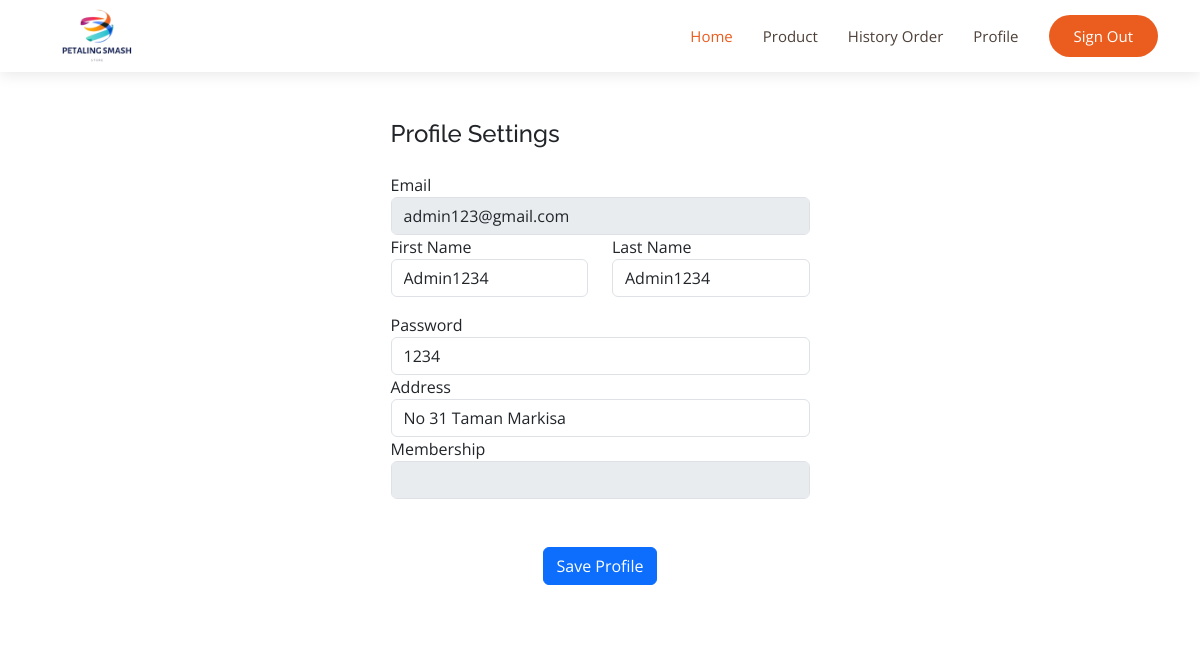
Page /pro/view_profile.php (signed in) on the committed database.
### tables this page shows
CREATE TABLE `user` (
  `user_id` int(11) NOT NULL,
  `first_name` varchar(200) NOT NULL,
  `last_name` varchar(200) NOT NULL,
  `email` varchar(200) NOT NULL,
  `password` varchar(200) NOT NULL,
  `address` varchar(200) NOT NULL,
  `level_id` int(11) NOT NULL,
  `membership` varchar(200) NOT NULL
);

### pro/view_profile.php (the view, shortened to what this page needs)
<?php
	include('../db.php');
?>
<!DOCTYPE html>
<html lang="en">
<head>
  <link href="../assets/vendor/aos/aos.css" rel="stylesheet">
  <link href="../assets/vendor/bootstrap/css/bootstrap.min.css" rel="stylesheet">
  <link href="../assets/vendor/bootstrap-icons/bootstrap-icons.css" rel="stylesheet">
  <link href="../assets/vendor/boxicons/css/boxicons.min.css" rel="stylesheet">
  <link href="../assets/vendor/glightbox/css/glightbox.min.css" rel="stylesheet">
  <link href="../assets/vendor/swiper/swiper-bundle.min.css" rel="stylesheet">
  <link href="../assets/css/style.css" rel="stylesheet">
</head>
<body>
  <header id="header" class="fixed-top d-flex align-items-center">
    <div class="container d-flex align-items-center justify-content-between">
      <div class="logo">
        <a href="index.php"><img src="../images/logo2.png" alt="Logo" class="img-fluid"></a>
      </div>
      <nav id="navbar" class="navbar">
        <ul>
          <li><a class="nav-link scrollto active" href="index.php">Home</a></li>
          <li><a class="nav-link scrollto" href="product.php">Product</a></li>
          <li><a class="nav-link scrollto" href="view_order.php">History Order</a></li>
          <li><a class="nav-link scrollto" href="view_profile.php">Profile</a></li>
          <li><a class="getstarted scrollto" href="../login/logout.php">Sign Out</a></li>
        </ul>
      </nav>
    </div>
  </header>
  <br>
<div class="main">
<?php
    $email = $_SESSION['email'];
	$query = "SELECT * FROM user where email = '$email' ";
	$result = mysqli_query($db, $query) or die ("Error: " . mysqli_error($db));
?>
		 <?php
		 $row = mysqli_fetch_array($result);
		?>
<form name="edit_user" method="post" action="../basic/db_update_user.php" enctype="multipart/form-data">
    <table width="80%" border="0" align="center">
 <div class="container rounded bg-white mt-5 mb-5">
    <div class="row">
        <div class="col-md-5 border-right">
            <div class="p-3 py-5">
                <div class="d-flex justify-content-between align-items-center mb-3">
                    <h4 class="text-right">Profile Settings</h4>
                </div>
                <div class="row mt-2">
				<div class="col-md-12"><label class="labels">Email</label><input type="email" name="email" class="form-control" placeholder="enter email" value="<?php echo  ($row['email']); ?>" disabled></div><br>
                    <div class="col-md-6"><label class="labels">First Name</label><input type="text" name="first_name" class="form-control" placeholder="first name" value="<?php echo  ($row['first_name']); ?>"></div>
                    <div class="col-md-6"><label class="labels">Last Name</label><input type="text" name="last_name" class="form-control" value="<?php echo  ($row['last_name']); ?>" placeholder="surname"></div>
                </div>
                <div class="row mt-3">
				<div class="col-md-12"><label class="labels">Password</label><input type="text" name="password" class="form-control" placeholder="enter password" value="<?php echo  ($row['password']); ?>"></div><br>
                    <div class="col-md-12"><label class="labels">Address</label><input type="text" name="address" class="form-control" placeholder="enter address line" value="<?php echo  ($row['address']); ?>"></div><br>
					<div class="col-md-12"><label class="labels">Membership</label><input type="text" name="membership" class="form-control" placeholder="" value="<?php echo  ($row['membership']); ?>" disabled></div>
                </div>
                <div class="mt-5 text-center"><button class="btn btn-primary profile-button" type="button" name="submit">Save Profile</button></div>
            </div>
        </div>
    </div>
</div>
	</form>
</div>
</body>
</html>

### assets/css/style.css (style rules this page uses)
body { font-family: "Open Sans", sans-serif; color: #212529; }
a { color: #eb5d1e; text-decoration: none; }
h1, h2, h3, h4, h5, h6, .font-primary { font-family: "Raleway", sans-serif; }
#header { height: 72px; transition: all 0.5s; z-index: 997; transition: all 0.5s; background: #fff; box-shadow: 0px 2px 15px rgba(0, 0, 0, 0.1); }
#header .logo img { padding: 0; margin: 0; max-height: 110px; }
.navbar { padding: 0; }
.navbar ul { margin: 0; padding: 0; display: flex; list-style: none; align-items: center; }
.navbar li { position: relative; }
.navbar a, .navbar a:focus { display: flex; align-items: center; justify-content: space-between; padding: 10px 0 10px 30px; font-size: 15px; color: #4e4039; white-space: nowrap; transition: 0.3s; }
.navbar a:hover, .navbar .active, .navbar .active:focus, .navbar li:hover>a { color: #eb5d1e; }
.navbar .getstarted, .navbar .getstarted:focus { background: #eb5d1e; color: #fff; padding: 10px 25px; margin-left: 30px; border-radius: 50px; }
.row { display:flex; align-items:center; flex-wrap:wrap; justify-content:space-around; }

### rows in the picture
user: email "admin123@gmail.com", first_name "Admin1234", last_name "Admin1234", password "1234", address "No 31 Taman Markisa"
